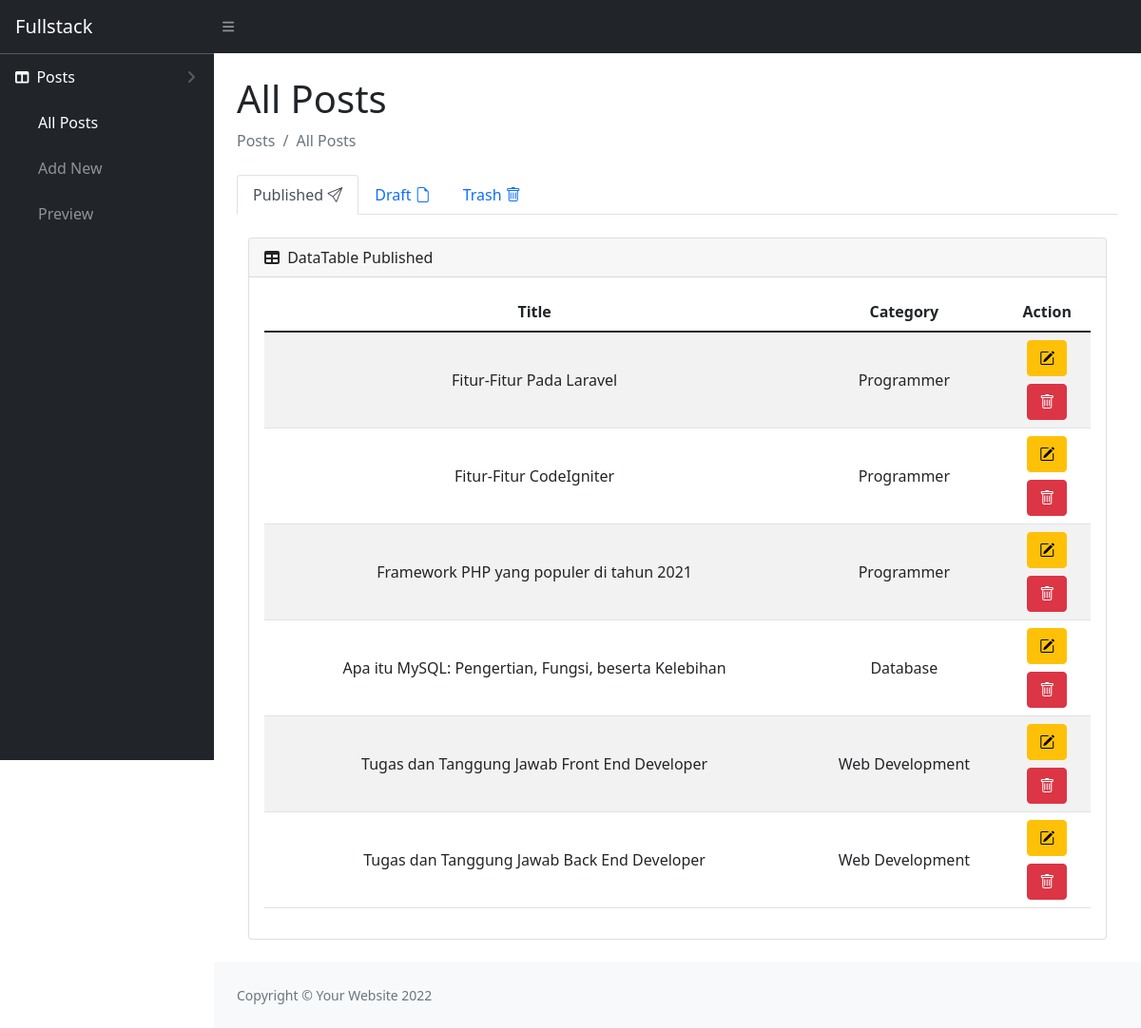
Screenshot of /index.php/posts/allposts with the database file from the repository.
### tables this page shows
CREATE TABLE `posts` (
  `id` int(11) NOT NULL,
  `title` varchar(200) NOT NULL,
  `content` text NOT NULL,
  `category` varchar(200) NOT NULL,
  `created_at` timestamp NULL DEFAULT NULL,
  `updated_at` timestamp NULL DEFAULT NULL,
  `status` varchar(100) NOT NULL
);

### application/controllers/Posts.php (called while the page is built, shortened)
<?php
   class Posts extends CI_Controller
   {
       public function __construct()
       {
           $this->load->library('form_validation');
       }
       public function allposts()
       {
           $data = [
               'title' => 'All Posts',
               'published' => $this->db->where('status', 'Publish')->order_by('created_at', 'DESC')->get('posts')->result_array(),
               'draft' => $this->db->where('status', 'Draft')->order_by('created_at', 'DESC')->get('posts')->result_array(),
               'trash' => $this->db->where('status', 'Trash')->order_by('created_at', 'DESC')->get('posts')->result_array(),
           ];
           $this->load->view('layout/admin/header', $data);
           $this->load->view('posts', $data);
           $this->load->view('layout/admin/footer', $data);
       }
   }

### index.php (called while the page is built, shortened)
<?php
require_once BASEPATH.'core/CodeIgniter.php';

### application/views/posts.php (the view, shortened to what this page needs)
<main>
    <div class="container-fluid px-4">
        <h1 class="mt-4"><?= $title ?></h1>
        <ol class="breadcrumb mb-4">
            <li class="breadcrumb-item active text-capitalize"><?= $this->uri->segment('1') ?></li>
            <li class="breadcrumb-item active text-capitalize"><?= $title ?></li>
        </ol>
        <ul class="nav nav-tabs">
            <li class="nav-item">
                <a class="nav-link active" data-bs-toggle="tab" href="#published">Published <i class="bi bi-send"></i></a>
            </li>
            <li class="nav-item">
                <a class="nav-link" data-bs-toggle="tab" href="#draft">Draft <i class="bi bi-file-earmark"></i></a>
            </li>
            <li class="nav-item">
                <a class="nav-link" data-bs-toggle="tab" href="#trash">Trash <i class="bi bi-trash"></i></a>
            </li>
        </ul>
        <div class="tab-content">
            <div class="tab-pane container active" id="published">
                <div class="card mb-4 mt-4">
                    <div class="card-header">
                        <i class="fas fa-table me-1"></i>
                        DataTable Published
                    </div>
                    <div class="card-body">
                        <table id="datatablesSimple" class="table table-striped text-center" cellspacing="0">
                            <thead>
                                <tr>
                                    <th class="text-center">Title</th>
                                    <th class="text-center">Category</th>
                                    <th class="text-center">Action</th>
                                </tr>
                            </thead>
                            <tbody>
                                <?php foreach ($published as $published) { ?>
                                    <tr>
                                        <td class="align-middle"><?= $published['title'] ?></td>
                                        <td class=" align-middle"><?= $published['category'] ?></td>
                                        <td class="align-middle">
                                            <form action=" <?= base_url('posts/edit') ?>" method="post">
                                                <button type="submit" class="btn btn-warning mb-2"><i class="bi bi-pencil-square"></i></button>
                                            </form>
                                            <form action="<?= base_url('posts/trash') ?>" method="post">
                                                <button type="submit" class="btn btn-danger"><i class="bi bi-trash"></i></button>
                                            </form>
                                        </td>
                                    </tr>
                                <?php } ?>
                            </tbody>
                        </table>
                    </div>
                </div>
            </div>
        </div>
    </div>
</main>

### rows the page displays
posts: title "Fitur-Fitur Pada Laravel", category "Programmer"
posts: title "Fitur-Fitur CodeIgniter", category "Programmer"
posts: title "Framework PHP yang populer di tahun 2021", category "Programmer"
posts: title "Apa itu MySQL: Pengertian, Fungsi, beserta Kelebihan", category "Database"
posts: title "Tugas dan Tanggung Jawab Front End Developer", category "Web Development"
posts: title "Tugas dan Tanggung Jawab Back End Developer", category "Web Development"

### other values shown
$title "All Posts"
$this->uri->segment('1') "Posts"
